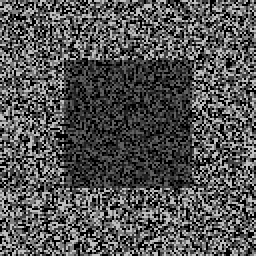
#> input picture input/pair0-L.png, 128 x 128 px (shown 2 times larger)
$ jupyter execute 0_stereo_noise_like_square.ipynb   (shell and % lines are left out)
#> lines starting #> are read from the running program, lines starting #| are printed output that depends on the picture
[cell 1]
import cv2
print(cv2.__version__)
import numpy as np
import matplotlib.pyplot as plt
import matplotlib.image as mpimg

[cell 2]
left = cv2.imread("input/pair0-L.png", flags=0)
#> left is the input picture: shape (128, 128); min 0, max 191, mean 83.5
right = cv2.imread("input/pair0-R.png", flags=0)
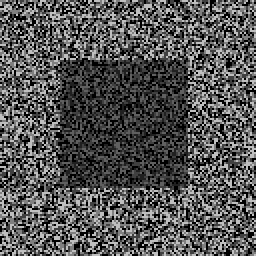
#> input picture input/pair0-R.png, 128 x 128 px (shown 2 times larger)
#> right is the input picture: shape (128, 128); min 0, max 191, mean 83.5
size_x, size_y = left.shape
#> size_x = 128; size_y = 128

print(type(left))
#| <class 'numpy.ndarray'>
print(left.dtype)
#| uint8
figsize = 16
fig = plt.figure(figsize=(figsize,figsize))
r = fig.add_subplot(1,2,1)
r.set_title(left.shape)
plt.imshow(left, cmap="gray")
r = fig.add_subplot(1,2,2)
r.set_title(right.shape)
plt.imshow(right, cmap="gray")
plt.show()
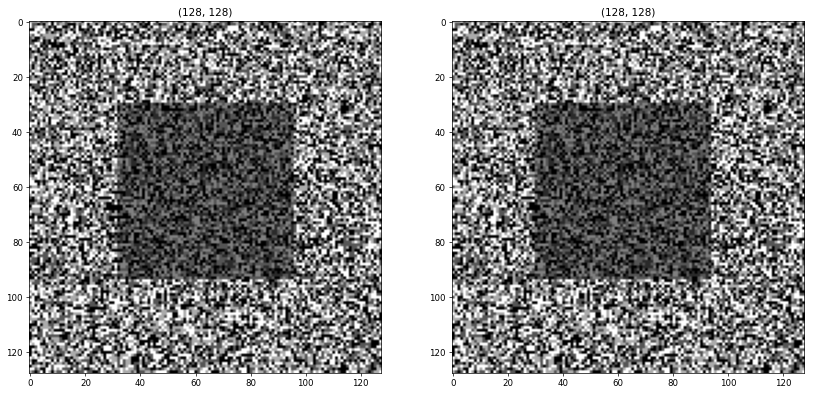
#> figure drawn by matplotlib, 2 panels

[cell 3]
kernel_size = 11
stereo = cv2.StereoBM_create(numDisparities=16, blockSize=kernel_size)
disparity = stereo.compute(left, right)
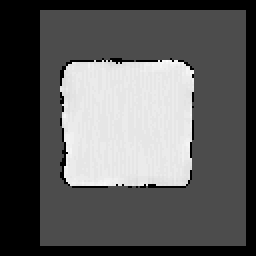
#> disparity: shape (128, 128) int16 (shown 2 times larger); min -16, max 37, mean 3.5; drawn with min black and max white
plt.imshow(disparity,'gray')
plt.show()
